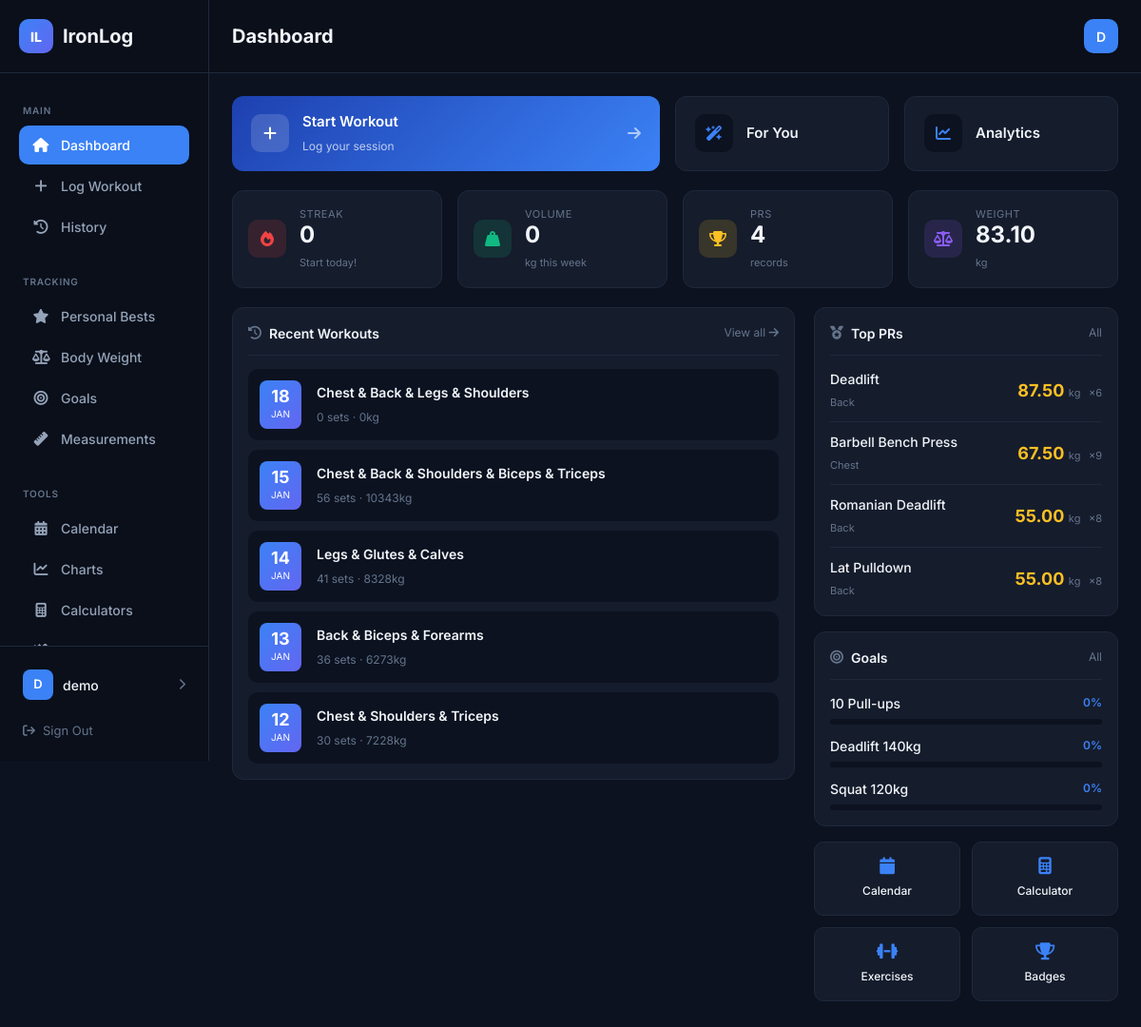
The app's page / (signed in), older data.
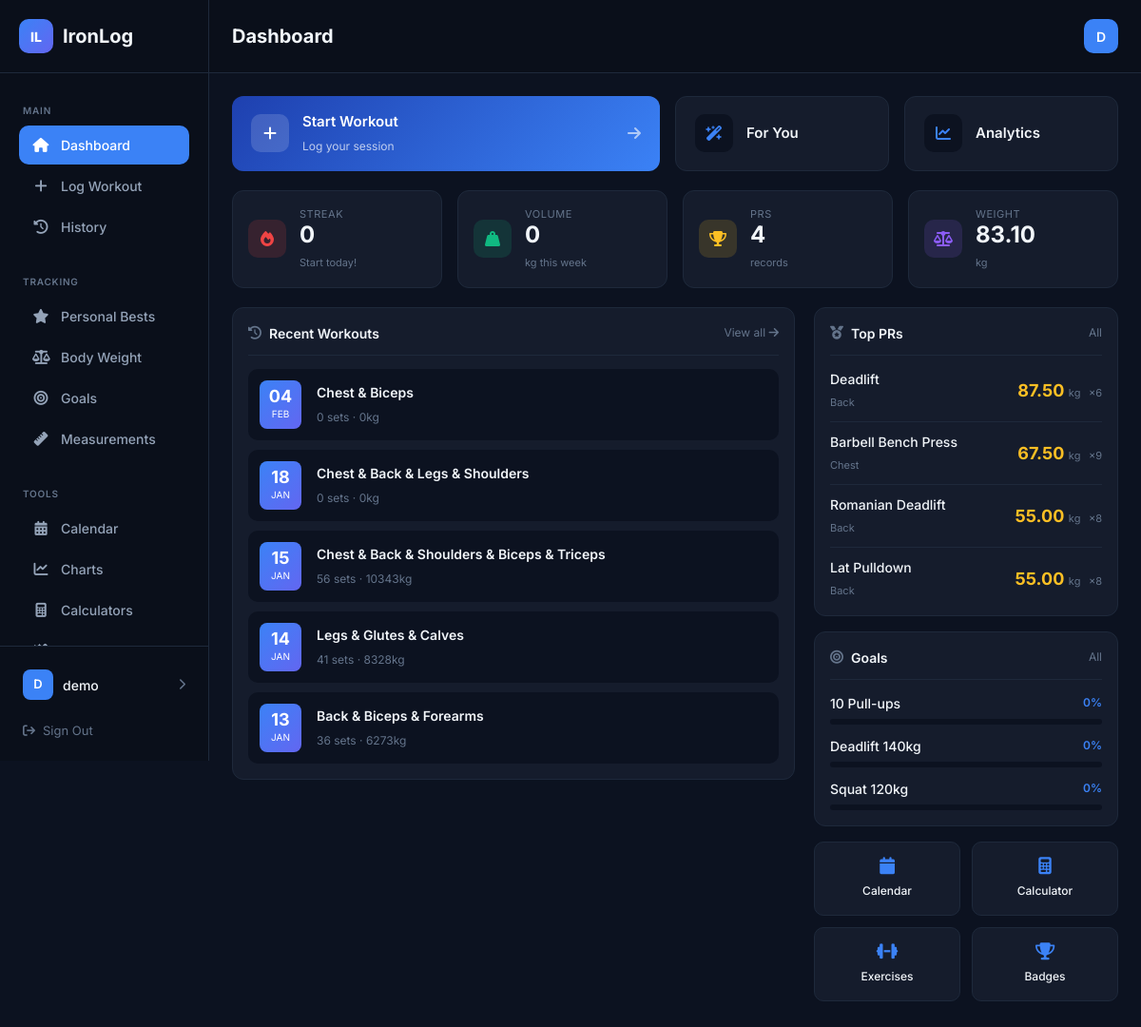
The same page, newer data.
### workouts/models.py (models this page shows, shortened)
class Workout(models.Model):
    user = models.ForeignKey(User, on_delete=models.CASCADE, null=True, blank=True)
    date = models.DateField(default=timezone.now)
    muscle_groups = models.CharField(max_length=100, default='')
    notes = models.TextField(blank=True, default='')
    duration_minutes = models.PositiveIntegerField(null=True, blank=True)
    created_at = models.DateTimeField(auto_now_add=True)
    class Meta:
        ordering = ['-date', '-created_at']
    def get_muscle_groups_list(self):
        if not self.muscle_groups:
            return []
        return [mg.strip() for mg in self.muscle_groups.split(',') if mg.strip()]
    def get_muscle_groups_display(self):
        groups = self.get_muscle_groups_list()
        display_map = dict(Exercise.MUSCLE_GROUPS)
        return ' & '.join(display_map.get(g, g.title()) for g in groups)
    def get_total_sets(self):
        return self.sets.count()
    def get_total_volume(self):
        return sum(s.weight * s.reps for s in self.sets.all())

class Set(models.Model):
    workout = models.ForeignKey(Workout, on_delete=models.CASCADE, related_name='sets')
    exercise = models.ForeignKey(Exercise, on_delete=models.CASCADE, related_name='sets')
    set_number = models.PositiveIntegerField(default=1)
    weight = models.DecimalField(max_digits=6, decimal_places=2)  # Weight per hand for dumbbells
    reps = models.PositiveIntegerField()
    notes = models.CharField(max_length=200, blank=True, default='')
    created_at = models.DateTimeField(auto_now_add=True)
    class Meta:
        ordering = ['created_at']

class Exercise(models.Model):
    MUSCLE_GROUPS = [
        ('chest', 'Chest'),
        ('back', 'Back'),
        ('shoulders', 'Shoulders'),
        ('legs', 'Legs'),
        ('biceps', 'Biceps'),
        ('triceps', 'Triceps'),
        ('core', 'Core'),
        ('cardio', 'Cardio'),
        ('glutes', 'Glutes'),
        ('forearms', 'Forearms'),
        ('calves', 'Calves'),
        ('traps', 'Traps'),
    ]
    name = models.CharField(max_length=100)
    muscle_group = models.CharField(max_length=20, choices=MUSCLE_GROUPS)
    equipment = models.CharField(max_length=50, blank=True, default='')
    description = models.TextField(blank=True, default='')
    instructions = models.TextField(blank=True, default='')  # Store as JSON list
    user = models.ForeignKey(User, on_delete=models.CASCADE, null=True, blank=True)  # null = shared exercise
    class Meta:
        ordering = ['muscle_group', 'name']
    def get_personal_best(self, user=None):
        sets = self.sets.all()
        if user:
            sets = sets.filter(workout__user=user)
        best = sets.order_by('-weight').first()
        return best

class Goal(models.Model):
    GOAL_TYPES = [
        ('weight', 'Lift Weight'),
        ('reps', 'Reps at Weight'),
        ('bodyweight', 'Body Weight'),
        ('volume', 'Weekly Volume'),
    ]
    STATUS_CHOICES = [
        ('active', 'Active'),
        ('achieved', 'Achieved'),
        ('abandoned', 'Abandoned'),
    ]
    user = models.ForeignKey(User, on_delete=models.CASCADE, null=True, blank=True)
    name = models.CharField(max_length=100)
    goal_type = models.CharField(max_length=20, choices=GOAL_TYPES)
    exercise = models.ForeignKey(Exercise, on_delete=models.CASCADE, null=True, blank=True)
    target_value = models.DecimalField(max_digits=8, decimal_places=2)
    target_reps = models.PositiveIntegerField(null=True, blank=True)
    current_value = models.DecimalField(max_digits=8, decimal_places=2, default=0)
    deadline = models.DateField(null=True, blank=True)
    status = models.CharField(max_length=20, choices=STATUS_CHOICES, default='active')
    created_at = models.DateTimeField(auto_now_add=True)
    achieved_at = models.DateTimeField(null=True, blank=True)
    class Meta:
        ordering = ['-created_at']
    def get_progress_percent(self):
        if not self.target_value or self.target_value == 0:
            return 0
        try:
            return min(100, int((float(self.current_value) / float(self.target_value)) * 100))
        except (ValueError, TypeError):
            return 0

### workouts/views.py (the view)
# urls.py: path('', views.DashboardView.as_view(), name='dashboard'),
class DashboardView(LoginRequiredMixin, View):
    def get(self, request):
        user = request.user
        profile, created = UserProfile.objects.get_or_create(user=user)
        recent_workouts = Workout.objects.filter(user=user).prefetch_related('sets__exercise')[:5]
        total_workouts = Workout.objects.filter(user=user).count()
        total_sets = Set.objects.filter(workout__user=user).count()
        week_ago = timezone.now().date() - timedelta(days=7)
        this_week = Workout.objects.filter(user=user, date__gte=week_ago).count()
        weekly_volume = 0
        for workout in Workout.objects.filter(user=user, date__gte=week_ago):
            weekly_volume += workout.get_total_volume()
        last_workout = Workout.objects.filter(user=user).first()
        personal_bests = []
        exercises_with_sets = Exercise.objects.filter(
            Q(user=user) | Q(user__isnull=True)
        ).annotate(
            max_weight=Max('sets__weight', filter=Q(sets__workout__user=user)),
            set_count=Count('sets', filter=Q(sets__workout__user=user))
        ).filter(set_count__gt=0).order_by('-max_weight')[:4]
        for ex in exercises_with_sets:
            pb = ex.get_personal_best(user)
            if pb:
                personal_bests.append({
                    'exercise': ex,
                    'weight': pb.weight,
                    'reps': pb.reps,
                    'date': pb.workout.date
                })
        streak = 0
        current_date = timezone.now().date()
        if not Workout.objects.filter(user=user, date=current_date).exists():
            current_date -= timedelta(days=1)
        while Workout.objects.filter(user=user, date=current_date).exists():
            streak += 1
            current_date -= timedelta(days=1)
        active_goals = Goal.objects.filter(user=user, status='active')[:3]
        latest_weight = BodyWeight.objects.filter(user=user).first()
        templates = WorkoutTemplate.objects.filter(Q(user=user) | Q(user__isnull=True))[:3]
        context = {
            'profile': profile,
            'recent_workouts': recent_workouts,
            'total_workouts': total_workouts,
            'total_sets': total_sets,
            'this_week': this_week,
            'weekly_volume': weekly_volume,
            'last_workout': last_workout,
            'personal_bests': personal_bests,
            'streak': streak,
            'active_goals': active_goals,
            'latest_weight': latest_weight,
            'templates': templates,
        }
        return render(request, 'workouts/dashboard.html', context)

### templates/workouts/dashboard.html (shortened to what the changed rows need)
{% extends 'base.html' %}
{% block page_title %}Dashboard{% endblock %}
{% block content %}
<div class="main-grid">
    <div class="card">
        {% if recent_workouts %}
        <div class="workouts-list">
            {% for workout in recent_workouts %}
            <a href="{% url 'workout_detail' workout.id %}" class="workout-row">
                <div class="workout-date">
                    <span class="date-day">{{ workout.date|date:"d" }}</span>
                    <span class="date-month">{{ workout.date|date:"M" }}</span>
                </div>
                <div class="workout-info">
                    <span class="workout-title">{{ workout.get_muscle_groups_display }}</span>
                    <span class="workout-meta">{{ workout.get_total_sets }} sets · {{ workout.get_total_volume|floatformat:0 }}kg</span>
                </div>
            </a>
            {% endfor %}
        </div>
        {% else %}
        <div class="empty-state">
            <i class="fa-solid fa-dumbbell"></i>
            <p>No workouts yet</p>
            <a href="{% url 'log_workout' %}" class="btn btn-primary btn-sm">Start Workout</a>
        </div>
        {% endif %}
    </div>
    <div class="sidebar-col">
        <div class="card">
            {% if personal_bests %}
            <div class="pr-list">
                {% for pb in personal_bests %}
                <div class="pr-row">
                    <div class="pr-info">
                        <span class="pr-name">{{ pb.exercise.name }}</span>
                        <span class="pr-group">{{ pb.exercise.get_muscle_group_display }}</span>
                    </div>
                    <div class="pr-weight">
                        <span class="weight-val">{{ pb.weight }}</span>
                        <span class="weight-unit">kg</span>
                        <span class="weight-reps">×{{ pb.reps }}</span>
                    </div>
                </div>
                {% endfor %}
            </div>
            {% else %}
            <p class="empty-small">Complete workouts to track PRs</p>
            {% endif %}
        </div>
        <div class="card">
            {% if active_goals %}
            <div class="goals-list">
                {% for goal in active_goals %}
                <div class="goal-row">
                    <div class="goal-info">
                        <span class="goal-name">{{ goal.name }}</span>
                        <span class="goal-pct">{{ goal.get_progress_percent }}%</span>
                    </div>
                    <div class="goal-bar">
                    </div>
                </div>
                {% endfor %}
            </div>
            {% else %}
            <a href="{% url 'goals' %}" class="empty-link"><i class="fa-solid fa-plus"></i> Set a goal</a>
            {% endif %}
        </div>
    </div>
</div>
{% endblock %}

Row changes from the older to the newer data that the page shows:
no longer on this page (row unchanged): Workout: date "12", date "JAN", muscle_groups "Chest & Shoulders & Triceps", get_total_sets "30", get_total_volume "7228"
added Workout: date "04", date "FEB", muscle_groups "Chest & Biceps", get_total_sets "0", get_total_volume "0"
